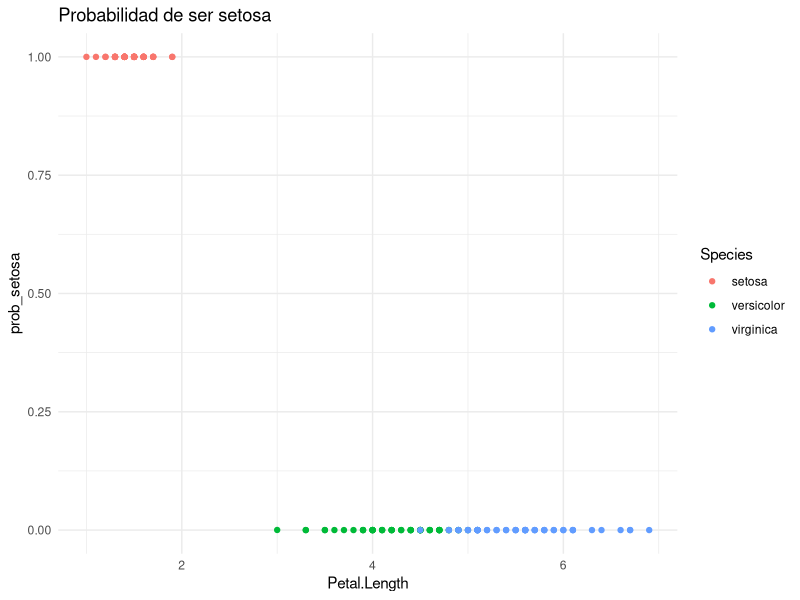

Source code (R):
# Regresión Binomial y Multinomial

# Librerías
library(ggplot2)
library(nnet)

# --- Regresión Logística Binomial ---

data(mtcars)
mtcars$vs <- factor(mtcars$vs, labels = c("V", "En línea"))

binom_mod <- glm(vs ~ mpg + wt, data = mtcars, family = binomial)
summary(binom_mod)

# --- Regresión Logística Multinomial ---

data(iris)

multi_mod <- multinom(Species ~ Sepal.Length + Sepal.Width + Petal.Length + Petal.Width, data = iris)
summary(multi_mod)

# Visualización simple de probabilidades predichas para la multinomial
iris$prob_setosa <- predict(multi_mod, type = "probs")[,"setosa"]

ggplot(iris, aes(Petal.Length, prob_setosa, color = Species)) +
  geom_point() +
  theme_minimal() +
  labs(title = "Probabilidad de ser setosa")

# Interpretación
# La parte binomial modela la probabilidad de motor en V vs en línea.
# La parte multinomial estima probabilidades para cada especie de iris.
